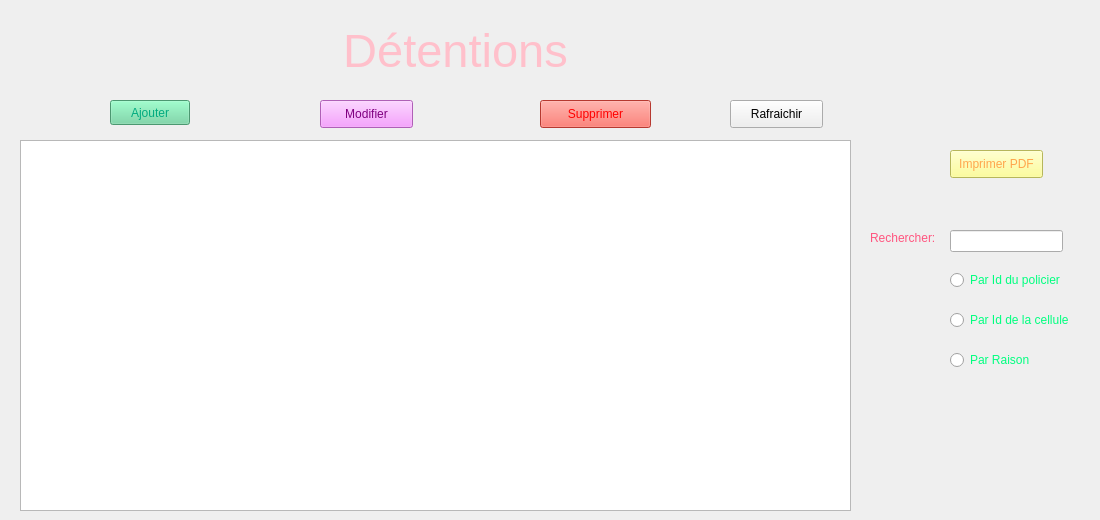
      <widget class="QWidget" name="tab_28">
       <attribute name="title">
        <string>Afficher</string>
       </attribute>
       <widget class="QLabel" name="label_detention">
        <property name="geometry">
         <rect>
          <x>310</x>
          <y>0</y>
          <width>291</width>
          <height>101</height>
         </rect>
        </property>
        <property name="font">
         <font>
          <pointsize>35</pointsize>
         </font>
        </property>
        <property name="styleSheet">
         <string notr="true">color:pink
</string>
        </property>
        <property name="lineWidth">
         <number>5</number>
        </property>
        <property name="text">
         <string>Détentions</string>
        </property>
        <property name="textFormat">
         <enum>Qt::PlainText</enum>
        </property>
        <property name="alignment">
         <set>Qt::AlignCenter</set>
        </property>
       </widget>
       <widget class="QPushButton" name="pushButton_maya_4">
        <property name="geometry">
         <rect>
          <x>110</x>
          <y>100</y>
          <width>80</width>
          <height>25</height>
         </rect>
        </property>
        <property name="styleSheet">
         <string notr="true">color: rgb(0, 170, 127);
background-color: rgb(106, 213, 158);</string>
        </property>
        <property name="text">
         <string>Ajouter</string>
        </property>
       </widget>
       <widget class="QTableView" name="tableView_detention">
        <property name="geometry">
         <rect>
          <x>20</x>
          <y>140</y>
          <width>831</width>
          <height>371</height>
         </rect>
        </property>
        <property name="styleSheet">
         <string notr="true">color: rgb(85, 170, 255);</string>
        </property>
       </widget>
       <widget class="QPushButton" name="pushButton_maya_6">
        <property name="geometry">
         <rect>
          <x>540</x>
          <y>100</y>
          <width>111</width>
          <height>28</height>
         </rect>
        </property>
        <property name="styleSheet">
         <string notr="true">color:red;
background-color: rgb(255, 80, 67);</string>
        </property>
        <property name="text">
         <string>Supprimer</string>
        </property>
       </widget>
       <widget class="QPushButton" name="pushButton_maya_5">
        <property name="geometry">
         <rect>
          <x>320</x>
          <y>100</y>
          <width>93</width>
          <height>28</height>
         </rect>
        </property>
        <property name="styleSheet">
         <string notr="true">color:purple;
background-color: rgb(245, 134, 255);</string>
        </property>
        <property name="text">
         <string>Modifier</string>
        </property>
       </widget>
       <widget class="QPushButton" name="pushButton_metier_pdf">
        <property name="geometry">
         <rect>
          <x>950</x>
          <y>150</y>
          <width>93</width>
          <height>28</height>
         </rect>
        </property>
        <property name="styleSheet">
         <string notr="true">
background-color: rgb(255, 255, 127);
color: rgb(255, 166, 76);</string>
        </property>
        <property name="text">
         <string>Imprimer PDF</string>
        </property>
       </widget>
       <widget class="QRadioButton" name="rb_idp_maya">
        <property name="geometry">
         <rect>
          <x>950</x>
          <y>270</y>
          <width>141</width>
          <height>20</height>
         </rect>
        </property>
        <property name="styleSheet">
         <string notr="true">color: rgb(0, 255, 127);</string>
        </property>
        <property name="text">
         <string>Par Id du policier</string>
        </property>
       </widget>
       <widget class="QRadioButton" name="rb_idcel">
        <property name="geometry">
         <rect>
          <x>950</x>
          <y>310</y>
          <width>131</width>
          <height>20</height>
         </rect>
        </property>
        <property name="styleSheet">
         <string notr="true">color: rgb(0, 255, 127);</string>
        </property>
        <property name="text">
         <string>Par Id de la cellule</string>
        </property>
       </widget>
       <widget class="QRadioButton" name="rb_raison_maya">
        <property name="geometry">
         <rect>
          <x>950</x>
          <y>350</y>
          <width>95</width>
          <height>20</height>
         </rect>
        </property>
        <property name="styleSheet">
         <string notr="true">color: rgb(0, 255, 127);</string>
        </property>
        <property name="text">
         <string>Par Raison</string>
        </property>
       </widget>
       <widget class="QLineEdit" name="le_recherche_maya">
        <property name="geometry">
         <rect>
          <x>950</x>
          <y>230</y>
          <width>113</width>
          <height>22</height>
         </rect>
        </property>
        <property name="text">
         <string/>
        </property>
       </widget>
       <widget class="QLabel" name="label_maya_rechercher">
        <property name="geometry">
         <rect>
          <x>870</x>
          <y>230</y>
          <width>71</width>
          <height>16</height>
         </rect>
        </property>
        <property name="styleSheet">
         <string notr="true">color: rgb(255, 85, 127);</string>
        </property>
        <property name="text">
         <string>Rechercher:</string>
        </property>
       </widget>
       <widget class="QPushButton" name="rafraichir_maya2">
        <property name="geometry">
         <rect>
          <x>730</x>
          <y>100</y>
          <width>93</width>
          <height>28</height>
         </rect>
        </property>
        <property name="text">
         <string>Rafraichir</string>
        </property>
       </widget>
       <zorder>tableView_detention</zorder>
       <zorder>label_detention</zorder>
       <zorder>pushButton_maya_4</zorder>
       <zorder>pushButton_maya_6</zorder>
       <zorder>pushButton_maya_5</zorder>
       <zorder>pushButton_metier_pdf</zorder>
       <zorder>rb_idp_maya</zorder>
       <zorder>rb_idcel</zorder>
       <zorder>rb_raison_maya</zorder>
       <zorder>le_recherche_maya</zorder>
       <zorder>label_maya_rechercher</zorder>
       <zorder>rafraichir_maya2</zorder>
      </widget>
